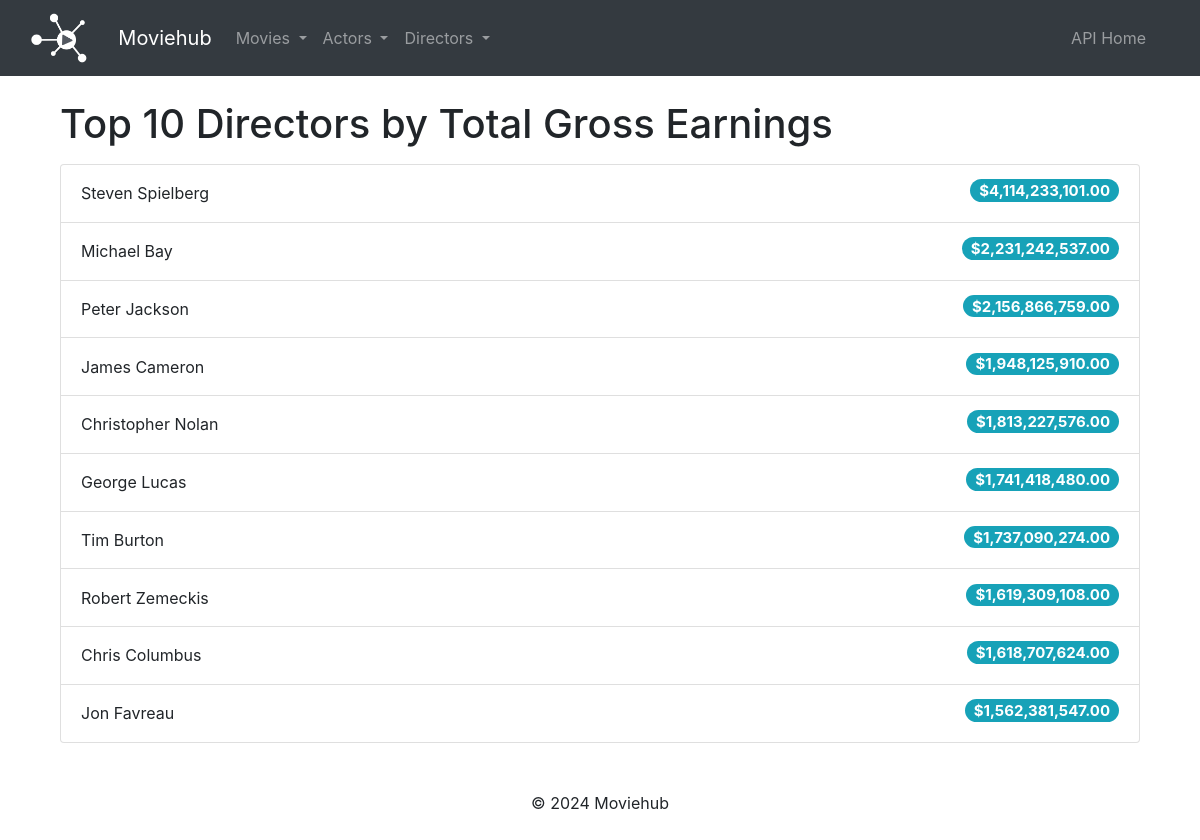
/top_directors/, run on the app's committed database.
### movies/models.py (models this page shows, shortened)
class Director(models.Model):
    id = models.AutoField(primary_key=True) #explicit PK
    name = models.CharField(max_length=255, unique=True) #unique constrain for integrity

### movies/views.py (the view)
# urls.py: path('top_directors/', top_directors, name='top_directors'),  #top directors by gross earnings
def top_directors(request):
    directors = Director.objects.annotate(total_gross=Sum('movie__gross')).order_by('-total_gross')[:10]
    return render(request, 'movies/top_directors.html', {'directors': directors})

### movies/templatetags/custom_filters.py (called while the page is built)
@register.filter
def currency(value):
    return "${:,.2f}".format(value)

### movies/templates/movies/top_directors.html (shortened to what this page needs)
{% extends "movies/base.html" %}
{% load custom_filters %}
{% block content %}
<div class="container mt-4">
    <h1>Top 10 Directors by Total Gross Earnings</h1>
    <ul class="list-group mt-3">
        {% for director in directors %}
            <li class="list-group-item d-flex justify-content-between align-items-center">
                {{ director.name }}
                <h5><span class="badge badge-info badge-pill display-4">{{ director.total_gross|currency }}</span></h5>
            </li>
        {% endfor %}
    </ul>
</div>
{% endblock %}

### movies/templates/movies/base.html (shortened to what this page needs)
<!DOCTYPE html>
<html lang="en">
<head>
    {% load static %}
    <link href="https://stackpath.bootstrapcdn.com/bootstrap/4.5.2/css/bootstrap.min.css" rel="stylesheet">
</head>
<body>
    <nav class="navbar navbar-expand-lg navbar-dark bg-dark">
    <div class="container-fluid">
            <a class="navbar-brand" href="{% url 'frontend_home' %}" data-bs-toggle="tooltip" data-bs-placement="bottom" title="Moviehub logo">
              <img src="{% static 'images/logo.png' %}" alt="logo" style="height: 50px;" >
            </a>
        <div class="container">
            <a class="navbar-brand" href="{% url 'frontend_home' %}">Moviehub</a>
            <div class="collapse navbar-collapse" id="navbarNavDropdown">
                <ul class="navbar-nav mr-auto">
                    <li class="nav-item dropdown">
                        <a class="nav-link dropdown-toggle" href="#" id="moviesDropdown" role="button" data-toggle="dropdown" aria-haspopup="true" aria-expanded="false">
                            Movies
                        </a>
                    </li>
                    <li class="nav-item dropdown">
                        <a class="nav-link dropdown-toggle" href="#" id="actorsDropdown" role="button" data-toggle="dropdown" aria-haspopup="true" aria-expanded="false">
                            Actors
                        </a>
                    </li>
                    <li class="nav-item dropdown">
                        <a class="nav-link dropdown-toggle" href="#" id="directorsDropdown" role="button" data-toggle="dropdown" aria-haspopup="true" aria-expanded="false">
                            Directors
                        </a>
                    </li>
                </ul>
                <ul class="navbar-nav">
                    <li class="nav-item">
                        <a class="nav-link" href="{% url 'api:api_home' %}">API Home</a>
                    </li>
                </ul>
            </div>
        </div>
    </div>
    </nav>
    <main class="container my-4">
        {% block content %}{% endblock %}
    </main>
    <footer class="text-center py-4">
        <p>&copy; 2024 Moviehub</p>
    </footer>
</body>
</html>

### data on the page
Director: name "Steven Spielberg", total_gross "$4,114,233,101.00"
Director: name "Michael Bay", total_gross "$2,231,242,537.00"
Director: name "Peter Jackson", total_gross "$2,156,866,759.00"
Director: name "James Cameron", total_gross "$1,948,125,910.00"
Director: name "Christopher Nolan", total_gross "$1,813,227,576.00"
Director: name "George Lucas", total_gross "$1,741,418,480.00"
Director: name "Tim Burton", total_gross "$1,737,090,274.00"
Director: name "Robert Zemeckis", total_gross "$1,619,309,108.00"
Director: name "Chris Columbus", total_gross "$1,618,707,624.00"
Director: name "Jon Favreau", total_gross "$1,562,381,547.00"
